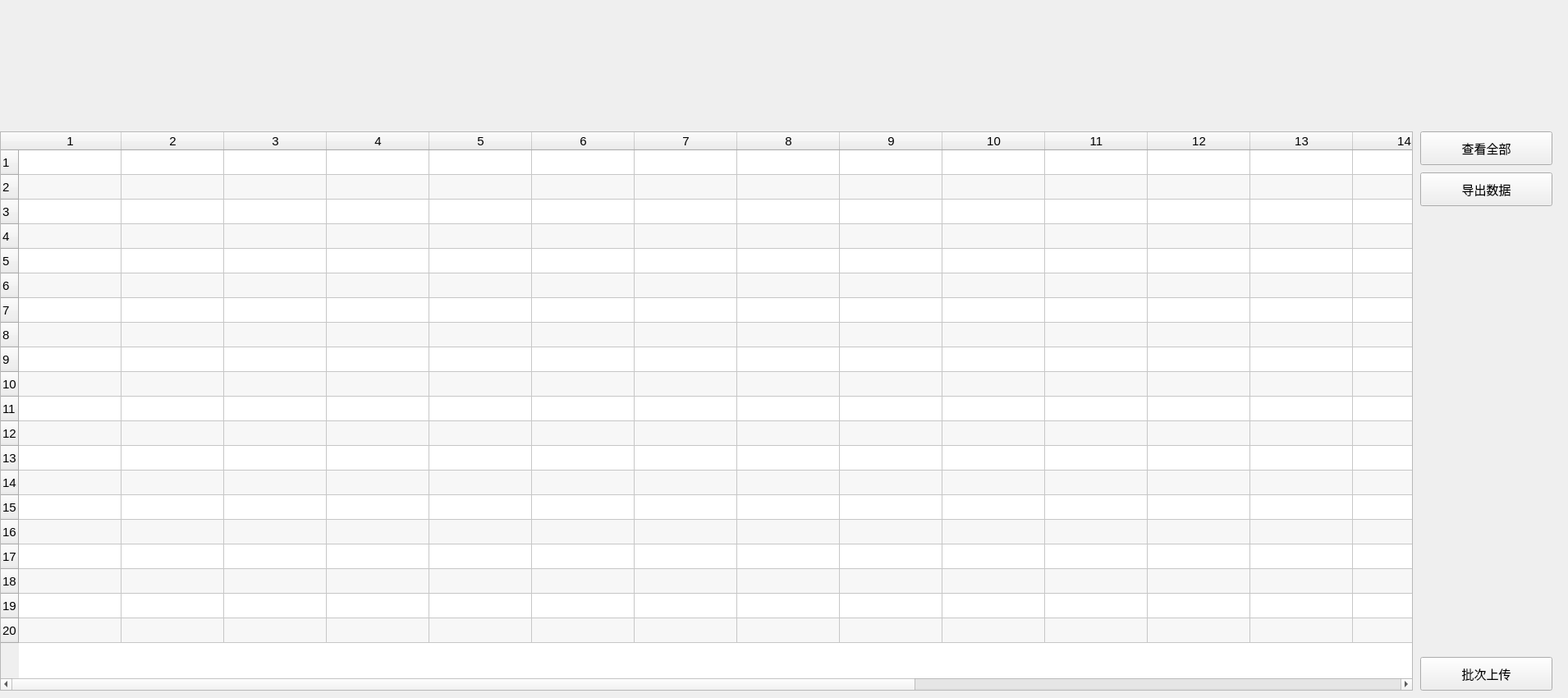
    <widget class="QWidget" name="tab_productcategoryManagement">
     <property name="sizePolicy">
      <sizepolicy hsizetype="Fixed" vsizetype="Fixed">
       <horstretch>0</horstretch>
       <verstretch>0</verstretch>
      </sizepolicy>
     </property>
     <property name="minimumSize">
      <size>
       <width>1910</width>
       <height>850</height>
      </size>
     </property>
     <property name="baseSize">
      <size>
       <width>0</width>
       <height>0</height>
      </size>
     </property>
     <property name="font">
      <font>
       <family>MS Sans Serif</family>
       <pointsize>11</pointsize>
      </font>
     </property>
     <property name="focusPolicy">
      <enum>Qt::NoFocus</enum>
     </property>
     <property name="statusTip">
      <string/>
     </property>
     <property name="whatsThis">
      <string/>
     </property>
     <property name="accessibleName">
      <string/>
     </property>
     <property name="autoFillBackground">
      <bool>false</bool>
     </property>
     <property name="styleSheet">
      <string notr="true"/>
     </property>
     <attribute name="title">
      <string>商品类别管理</string>
     </attribute>
     <widget class="QPushButton" name="productcatogory_pushButton_batchUpload">
      <property name="geometry">
       <rect>
        <x>1730</x>
        <y>800</y>
        <width>161</width>
        <height>41</height>
       </rect>
      </property>
      <property name="text">
       <string>批次上传</string>
      </property>
     </widget>
     <widget class="QTableWidget" name="productcategory_tableWidget_display">
      <property name="geometry">
       <rect>
        <x>0</x>
        <y>160</y>
        <width>1721</width>
        <height>681</height>
       </rect>
      </property>
      <property name="font">
       <font>
        <pointsize>11</pointsize>
       </font>
      </property>
      <property name="alternatingRowColors">
       <bool>true</bool>
      </property>
      <property name="selectionMode">
       <enum>QAbstractItemView::ExtendedSelection</enum>
      </property>
      <property name="selectionBehavior">
       <enum>QAbstractItemView::SelectRows</enum>
      </property>
      <property name="rowCount">
       <number>20</number>
      </property>
      <property name="columnCount">
       <number>20</number>
      </property>
      <attribute name="horizontalHeaderDefaultSectionSize">
       <number>125</number>
      </attribute>
      <attribute name="horizontalHeaderShowSortIndicator" stdset="0">
       <bool>true</bool>
      </attribute>
      <attribute name="verticalHeaderCascadingSectionResizes">
       <bool>false</bool>
      </attribute>
      <attribute name="verticalHeaderDefaultSectionSize">
       <number>30</number>
      </attribute>
      <attribute name="verticalHeaderMinimumSectionSize">
       <number>30</number>
      </attribute>
      <row/>
      <row/>
      <row/>
      <row/>
      <row/>
      <row/>
      <row/>
      <row/>
      <row/>
      <row/>
      <row/>
      <row/>
      <row/>
      <row/>
      <row/>
      <row/>
      <row/>
      <row/>
      <row/>
      <row/>
      <column/>
      <column/>
      <column/>
      <column/>
      <column/>
      <column/>
      <column/>
      <column/>
      <column/>
      <column/>
      <column/>
      <column/>
      <column/>
      <column/>
      <column/>
      <column/>
      <column/>
      <column/>
      <column/>
      <column/>
     </widget>
     <widget class="QPushButton" name="productcategory_pushButton_listAll">
      <property name="geometry">
       <rect>
        <x>1730</x>
        <y>160</y>
        <width>161</width>
        <height>41</height>
       </rect>
      </property>
      <property name="text">
       <string>查看全部</string>
      </property>
     </widget>
     <widget class="QPushButton" name="productcategory_pushButton_generateCSV">
      <property name="geometry">
       <rect>
        <x>1730</x>
        <y>210</y>
        <width>161</width>
        <height>41</height>
       </rect>
      </property>
      <property name="text">
       <string>导出数据</string>
      </property>
     </widget>
    </widget>
